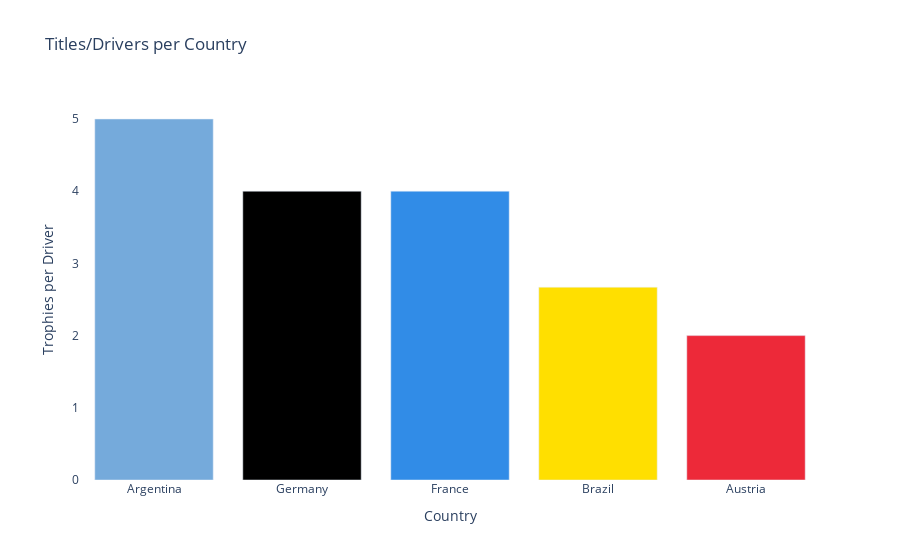

Here is the notebook cell this chart was saved with:
### Code cell
fig = px.bar(driver_title_nation, x='Country', y='Trophies per Driver',color='Country', title='Titles/Drivers per Country',
             orientation='v', color_discrete_map={ 'Argentina': '#75AADB',
                                                'Germany': '#000000',
                                                 'France': ' #318ce7',
                                                 'Brazil': '#FFDF00',
                                                 'Austria':'#ed2939 '} )

fig.update_layout({
'plot_bgcolor': 'rgba(0, 0, 0, 0)',
'paper_bgcolor': 'rgba(0, 0, 0, 0)',
})
fig.update_traces(showlegend=False)
fig

### Figure 1 — Plotly figure (JSON) as saved in the notebook; plotly's stock layout.template omitted (floating-point values rounded to 4 significant figures)
{"data": [{"alignmentgroup": "True", "hovertemplate": "Country=%{x}<br>Trophies per Driver=%{y}<extra></extra>", "legendgroup": "Argentina", "marker": {"color": "#75AADB"}, "name": "Argentina", "offsetgroup": "Argentina", "orientation": "v", "showlegend": false, "textposition": "auto", "type": "bar", "x": ["Argentina"], "xaxis": "x", "y": [5], "yaxis": "y"}, {"alignmentgroup": "True", "hovertemplate": "Country=%{x}<br>Trophies per Driver=%{y}<extra></extra>", "legendgroup": "Germany", "marker": {"color": "#000000"}, "name": "Germany", "offsetgroup": "Germany", "orientation": "v", "showlegend": false, "textposition": "auto", "type": "bar", "x": ["Germany"], "xaxis": "x", "y": [4], "yaxis": "y"}, {"alignmentgroup": "True", "hovertemplate": "Country=%{x}<br>Trophies per Driver=%{y}<extra></extra>", "legendgroup": "France", "marker": {"color": " #318ce7"}, "name": "France", "offsetgroup": "France", "orientation": "v", "showlegend": false, "textposition": "auto", "type": "bar", "x": ["France"], "xaxis": "x", "y": [4], "yaxis": "y"}, {"alignmentgroup": "True", "hovertemplate": "Country=%{x}<br>Trophies per Driver=%{y}<extra></extra>", "legendgroup": "Brazil", "marker": {"color": "#FFDF00"}, "name": "Brazil", "offsetgroup": "Brazil", "orientation": "v", "showlegend": false, "textposition": "auto", "type": "bar", "x": ["Brazil"], "xaxis": "x", "y": [2.67], "yaxis": "y"}, {"alignmentgroup": "True", "hovertemplate": "Country=%{x}<br>Trophies per Driver=%{y}<extra></extra>", "legendgroup": "Austria", "marker": {"color": "#ed2939 "}, "name": "Austria", "offsetgroup": "Austria", "orientation": "v", "showlegend": false, "textposition": "auto", "type": "bar", "x": ["Austria"], "xaxis": "x", "y": [2], "yaxis": "y"}], "layout": {"barmode": "relative", "legend": {"title": {"text": "Country"}, "tracegroupgap": 0}, "paper_bgcolor": "rgba(0, 0, 0, 0)", "plot_bgcolor": "rgba(0, 0, 0, 0)", "title": {"text": "Titles/Drivers per Country"}, "xaxis": {"anchor": "y", "categoryarray": ["Argentina", "Germany", "France", "Brazil", "Austria"], "categoryorder": "array", "domain": [0, 1], "title": {"text": "Country"}}, "yaxis": {"anchor": "x", "domain": [0, 1], "title": {"text": "Trophies per Driver"}}}}
